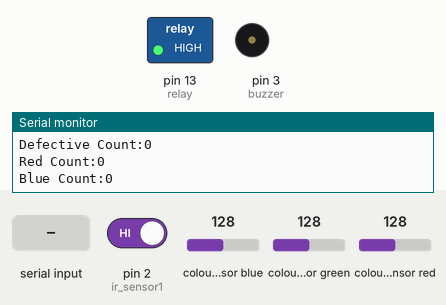
Simulated run of this sketch. Board: Arduino Uno, built with avr-gcc and run on an emulated ATmega328P. On the bench: switched loads named in the sketch (green lamp = pin HIGH), buzzer (waves = sounding, pin HIGH), the last lines printed to the serial monitor. Wiring (inferred from the names in the program): TCS3200 colour sensor: output pin 10; S2 pin 12; S3 pin 11. Dashed ring = blinking. The test bench sets the inputs (shaded band); at power-on: pin 2 (ir_sensor1) HIGH, colour sensor blue 128, colour sensor green 128, colour sensor red 128. Pins used as bus, display or sensor lines are not drawn.

Above: at 1.2 s.
1.3 s: pin 2 (ir_sensor1) driven LOW
At 2.91 s:
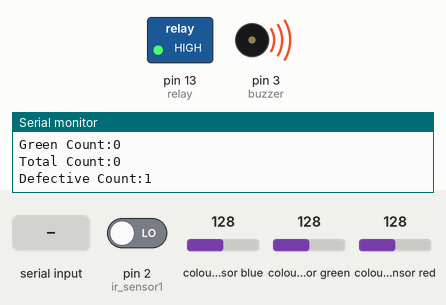
7.3 s: "STOP\n" received over Serial
10.3 s: pin 2 (ir_sensor1) driven HIGH
At 11.9 s:
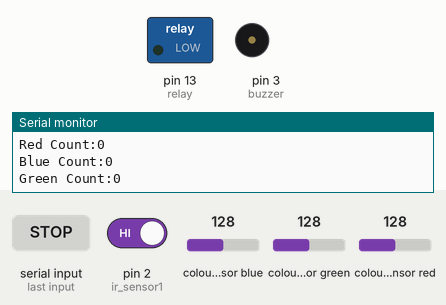
Timing chart, 0 to 13.4 s (numbered marks = the images above; inputs shaded):
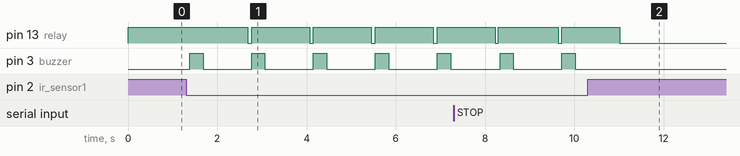

The sketch:

FinalProjectCode.ino
```cpp
//const int s0 = 8;
//const int s1 = 9;
#include <Servo.h>

//Servo myServo1;
//Servo myServo2;
const int ir_sensor1 = 2;
const int buzzer = 3;
const int s2 = 12;
const int s3 = 11;
const int out = 10;
const int relay = 13;
//const int ir_sensor2 = 4;


// Product counters
int redCount = 0;
int greenCount = 0;
int blueCount = 0;
int totalProductCount = 0;
int defectiveProductCount = 0;

// Variables
int red = 0;
int green = 0;
int blue = 0;
//String x ="";

void setup()
{
  Serial.begin(9600);
  //pinMode(s0, OUTPUT);
  //pinMode(s1, OUTPUT);
  pinMode(ir_sensor1, INPUT);
  pinMode(relay, OUTPUT);
  digitalWrite(relay, HIGH); // Conveyor off initially
  pinMode(buzzer, OUTPUT);

  pinMode(s2, OUTPUT);
  pinMode(s3, OUTPUT);
  pinMode(out, INPUT);
/*
  myServo1.attach(5); //turnaround motor
  myServo2.attach(6); //catcher
  myServo1.write(0);
  //delay(1000);
*/
}

void loop()
{
   // Process serial input for setting dimensions and controlling conveyor
    if (Serial.available()) {
        String command = Serial.readStringUntil('\n');

        if (command == "START") {
            digitalWrite(relay, LOW); // Start conveyor
            Serial.println("Conveyor Started");
        } else if (command == "STOP") {
            digitalWrite(relay, HIGH); // Stop conveyor
            Serial.println("Conveyor Stopped");
        } else if (command == "RESET") { //get resetbutton signal
            resetCounters();
        }
    }


  color();

  if (digitalRead(ir_sensor1) == LOW){
    delay(25);
    digitalWrite(buzzer, HIGH); // Sound buzzer
    digitalWrite(relay, HIGH);  // Stop conveyor
    delay(300);
    //digitalWrite(buzzer, HIGH);
    digitalWrite(buzzer, LOW);  // Turn off buzzer


    if ((red > blue && red > green) && (red > 100 && red < 280) && (green > 10 && green < 110) && (blue > 10 && blue < 110))
    {
      Serial.println(" Red Color");
      //x += " Red Color";
      redCount++;
      totalProductCount++;
    }
    else if ((blue > red) && (blue < 250 && blue > 130) && (green > 120 && green < 250) && (red > 40 && red < 150))
    {
      Serial.println(" Blue Color");
      //x += " Blue Color";
      blueCount++;
      totalProductCount++;
    }
    else if ((green > blue) && (green > 170 && green < 300) && (blue > 110 && blue < 220) && (red > 170 && red < 300))
    {
      Serial.println(" Green Color");
      //x += " Green Color";
      greenCount++;
      totalProductCount++;
    }
    else
    {
      Serial.println(" Defective Product");
      //x += " Defective Product";
      defectiveProductCount++;
    }
    delay(1000);
    digitalWrite(relay, LOW);//start conveyor
    delay(50);
    //digitalWrite(ir_sensor, HIGH);


  }

    // Send data to C# application

    Serial.println("Red Count:" + String(redCount));
    Serial.println("Blue Count:" + String(blueCount));
    Serial.println("Green Count:" + String(greenCount));
    Serial.println("Total Count:" + String(totalProductCount));
    Serial.println("Defective Count:" + String(defectiveProductCount));


   //digitalWrite(relay, LOW); // start conveyor
   // digitalWrite(ir_sensor, HIGH);
/*
  if (digitalRead(ir_sensor2) == LOW){

    delay(110);
    digitalWrite(buzzer, HIGH);
    digitalWrite(relay, HIGH);
    delay(300);
    digitalWrite(buzzer, LOW);

    if ( x == " Red Color")
    {
      //Red colour
      catcher ();

      for ( int i = 0; i<=45; i++){
        myServo1.write(i);
        delay(10);
      }
      delay(1000);
      catcher ();
      delay(1000);

      for (int j =45; j >=0; j--){
        myServo1.write(j);
        delay(10);
      }
      delay(1000);
    }
    else if (x == " Blue Color")
    {
      //Blue colour
      catcher ();

      for (int i = 0; i<=90; i++){
        myServo1.write(i);
        delay(10);
      }
      delay(1000);
      catcher ();
      delay(1000);

      for (int j =90; j >=0; j--){
        myServo1.write(j);
        delay(10);
      }
      delay(1000);
    }
    else if (x == " Green Color")
    {
      //Green colour
      catcher ();

      for (int i = 0; i<=135; i++){
        myServo1.write(i);
        delay(10);
      }
      delay(1000);
      catcher ();
      delay(1000);

      for (int j =135; j >=0; j--){
        myServo1.write(j);
        delay(10);
      }
      delay(1000);
    }
    else if (x == " Defective Product")
    {
      catcher ();

      for (int i = 0; i<=180; i++){
        myServo1.write(i);
        delay(10);
      }
      delay(1000);
      catcher ();
      delay(1000);

      for (int j =180; j >=0; j--){
        myServo1.write(j);
        delay(10);
      }
      delay(1000);
    }
    delay(1000);
  }*/
}
/*
//catcher code
void catcher (){


  //open catcher
  for ( int i = 30; i<=55; i++){
    myServo2.write(i);
    delay(5);
  }
  //myServo.write(45);
  delay(1000);
  for (int j =55; j >=30; j--){
    myServo2.write(j);
    delay(5);

  }
  delay(1000);

}
*/
//reset counts
void resetCounters() {
  redCount = 0;
  greenCount = 0;
  blueCount = 0;
  totalProductCount = 0;
  defectiveProductCount = 0;
  Serial.println("Counters reset");
}

void color()
{
  digitalWrite(s2, LOW);
  digitalWrite(s3, LOW);
  //count OUT, pRed, RED
  red = pulseIn(out, digitalRead(out) == HIGH ? LOW : HIGH);
  digitalWrite(s3, HIGH);
  //count OUT, pBLUE, BLUE
  blue = pulseIn(out, digitalRead(out) == HIGH ? LOW : HIGH);
  digitalWrite(s2, HIGH);
  //count OUT, pGreen, GREEN
  green = pulseIn(out, digitalRead(out) == HIGH ? LOW : HIGH);

  red = map(red,232,93,0,255);
  green = map(green,249,98,0,255);
  blue = map(blue,235,86,0,255);
}
```

Measured:
- after the input at 1.3 s, pin 13 (relay): alternates HIGH for 1.3 s and LOW for 0.09 s, starting after 1.4 s; pin 3 (buzzer): alternates HIGH for 0.30 s and LOW for 1.1 s, starting after 0.08 s
- after the input at 10.3 s, pin 13 (relay): goes on until 11.0 s, then stays LOW; pin 3 (buzzer): stops changing and stays LOW
